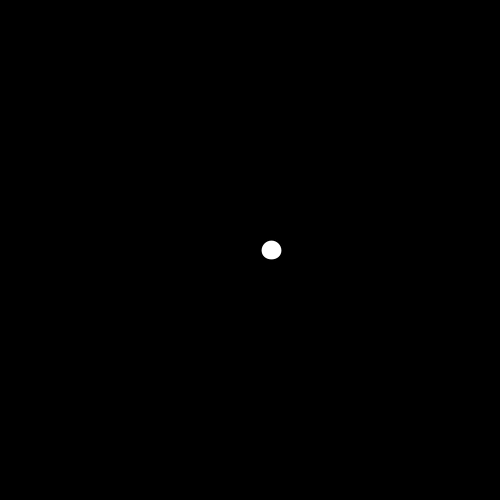
Frame 1 (no input)
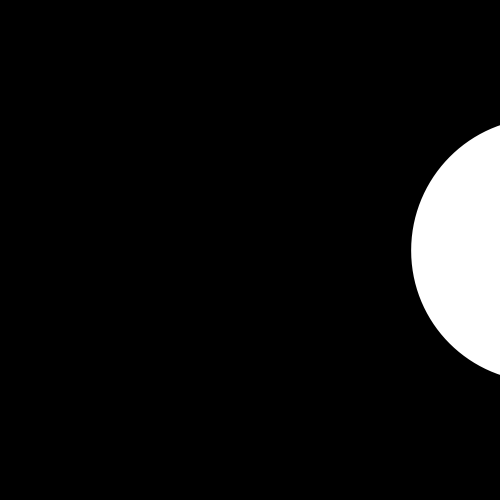
Frame 60 (the mouse pressed at the canvas centre just before this capture)
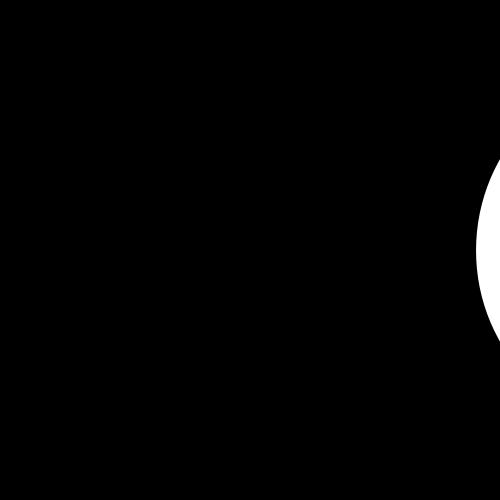
Frame 120 (the mouse held since frame 60 and released just before this capture)

The Processing sketch that drew these frames (run headless with seeded random() and noise(); from frame 60 on, the mouse is pressed at the canvas centre):

// Processing sketch: processing_140959
// ── processing_140959.pde

float timer=0.0;
float shapeScale=1;
float speedScale=1.178;
void setup() {
  size(500, 500);
  frameRate(60);
}
void draw() {
  timer = timer + (1.0/30.0);
  println("timer "+timer+"shapeScale "+shapeScale);
  if (timer<=5) {
    shapeScale = shapeScale + speedScale;
    background(0);
    pushMatrix();
    translate(width/2, height/2);
    scale(shapeScale);
    ellipse(10, 0, 10, 10);
    popMatrix();
 
    if (shapeScale>=50.0 || shapeScale<=0) {
      speedScale= speedScale*-1;
    }
  }
  if (timer>5.0&&timer<10) {
     
    println("hi");
    rectMode(CENTER);
    background(0);
    pushMatrix();
    translate(width/2, height/2);
    rotate(2+timer);
    rect(10, 40, 200, 200);
 
    popMatrix();
  }
  else if(timer>10){
   timer=0;
   shapeScale = 1.0;
    
  }
}
